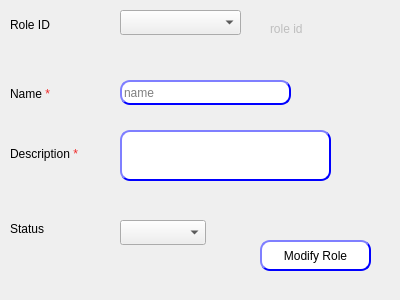
<?xml version="1.0" encoding="UTF-8"?>
<ui version="4.0">
 <class>Dialog</class>
 <widget class="QDialog" name="Dialog">
  <property name="geometry">
   <rect>
    <x>0</x>
    <y>0</y>
    <width>400</width>
    <height>300</height>
   </rect>
  </property>
  <property name="windowTitle">
   <string>Role</string>
  </property>
  <widget class="QComboBox" name="CMB_roleStatus">
   <property name="geometry">
    <rect>
     <x>120</x>
     <y>220</y>
     <width>86</width>
     <height>25</height>
    </rect>
   </property>
  </widget>
  <widget class="QPushButton" name="BTN_modifyRole">
   <property name="geometry">
    <rect>
     <x>260</x>
     <y>240</y>
     <width>111</width>
     <height>31</height>
    </rect>
   </property>
   <property name="styleSheet">
    <string notr="true">QPushButton{
                                        background-color: white;
                                        border-style: outset;
                                        border-width: 2px;
                                        border-radius: 10px;
                                        border-color: blue;
                                        min-width: 6em;
                                        }
                                        QPushButton:hover {
                                        background: qradialgradient(
                                        cx: 0.3, cy: -0.4, fx: 0.3, fy: -0.4,
                                        radius: 1.35, stop: 0 #fff, stop: 1 #bbb
                                        );
                                        }
                                        QPushButton:pressed {
                                        border-style: inset;
                                        background: qradialgradient(
                                        cx: 0.4, cy: -0.1, fx: 0.4, fy: -0.1,
                                        radius: 1.35, stop: 0 #fff, stop: 1 #ddd
                                        );
                                        }
                                    </string>
   </property>
   <property name="text">
    <string>Modify Role</string>
   </property>
  </widget>
  <widget class="QLineEdit" name="LE_name">
   <property name="geometry">
    <rect>
     <x>120</x>
     <y>80</y>
     <width>171</width>
     <height>25</height>
    </rect>
   </property>
   <property name="styleSheet">
    <string notr="true">QLineEdit{
                                        background-color: white;
                                        border-style: outset;
                                        border-width: 2px;
                                        border-radius: 10px;
                                        border-color: blue;
                                        min-width: 6em;
                                        }
                                        QLineEdit:hover {
                                        background: qradialgradient(
                                        cx: 0.3, cy: -0.4, fx: 0.3, fy: -0.4,
                                        radius: 1.35, stop: 0 #fff, stop: 1 #bbb
                                        );
                                        }
                                       QLineEdit:pressed {
                                        border-style: inset;
                                        background: qradialgradient(
                                        cx: 0.4, cy: -0.1, fx: 0.4, fy: -0.1,
                                        radius: 1.35, stop: 0 #fff, stop: 1 #ddd
                                        );
                                        }
                                    </string>
   </property>
   <property name="placeholderText">
    <string>name</string>
   </property>
  </widget>
  <widget class="QLabel" name="label">
   <property name="geometry">
    <rect>
     <x>10</x>
     <y>220</y>
     <width>67</width>
     <height>17</height>
    </rect>
   </property>
   <property name="text">
    <string>Status</string>
   </property>
  </widget>
  <widget class="QLabel" name="label_9">
   <property name="geometry">
    <rect>
     <x>10</x>
     <y>10</y>
     <width>99</width>
     <height>29</height>
    </rect>
   </property>
   <property name="text">
    <string>Role ID</string>
   </property>
  </widget>
  <widget class="QLineEdit" name="LE_DESC">
   <property name="geometry">
    <rect>
     <x>120</x>
     <y>130</y>
     <width>211</width>
     <height>51</height>
    </rect>
   </property>
   <property name="styleSheet">
    <string notr="true">QLineEdit{
                                        background-color: white;
                                        border-style: outset;
                                        border-width: 2px;
                                        border-radius: 10px;
                                        border-color: blue;
                                        min-width: 6em;
                                        }
                                        QLineEdit:hover {
                                        background: qradialgradient(
                                        cx: 0.3, cy: -0.4, fx: 0.3, fy: -0.4,
                                        radius: 1.35, stop: 0 #fff, stop: 1 #bbb
                                        );
                                        }
                                       QLineEdit:pressed {
                                        border-style: inset;
                                        background: qradialgradient(
                                        cx: 0.4, cy: -0.1, fx: 0.4, fy: -0.1,
                                        radius: 1.35, stop: 0 #fff, stop: 1 #ddd
                                        );
                                        }
                                    </string>
   </property>
  </widget>
  <widget class="QComboBox" name="CMB_roleName">
   <property name="geometry">
    <rect>
     <x>120</x>
     <y>10</y>
     <width>121</width>
     <height>25</height>
    </rect>
   </property>
  </widget>
  <widget class="QLabel" name="LB_roleID">
   <property name="enabled">
    <bool>false</bool>
   </property>
   <property name="geometry">
    <rect>
     <x>270</x>
     <y>20</y>
     <width>141</width>
     <height>17</height>
    </rect>
   </property>
   <property name="frameShape">
    <enum>QFrame::NoFrame</enum>
   </property>
   <property name="text">
    <string>role id</string>
   </property>
  </widget>
  <widget class="QLabel" name="label_6">
   <property name="geometry">
    <rect>
     <x>10</x>
     <y>80</y>
     <width>99</width>
     <height>29</height>
    </rect>
   </property>
   <property name="text">
    <string>&lt;html&gt;&lt;head/&gt;&lt;body&gt;&lt;p&gt;Name &lt;span style=&quot; color:#ef2929;&quot;&gt;*&lt;/span&gt;&lt;/p&gt;&lt;/body&gt;&lt;/html&gt;</string>
   </property>
  </widget>
  <widget class="QLabel" name="label_3">
   <property name="geometry">
    <rect>
     <x>10</x>
     <y>140</y>
     <width>99</width>
     <height>29</height>
    </rect>
   </property>
   <property name="text">
    <string>&lt;html&gt;&lt;head/&gt;&lt;body&gt;&lt;p&gt;Description &lt;span style=&quot; color:#ef2929;&quot;&gt;*&lt;/span&gt;&lt;/p&gt;&lt;/body&gt;&lt;/html&gt;</string>
   </property>
  </widget>
 </widget>
 <resources/>
 <connections/>
</ui>
